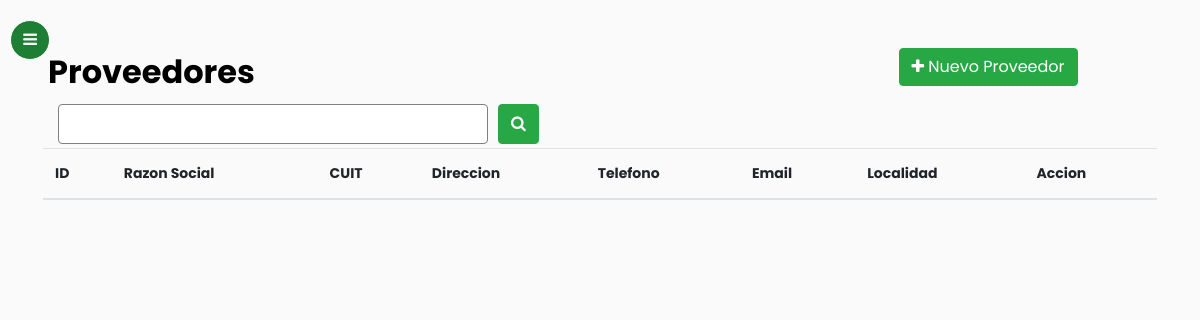
The app's page /proveedores/ (signed in), older data.
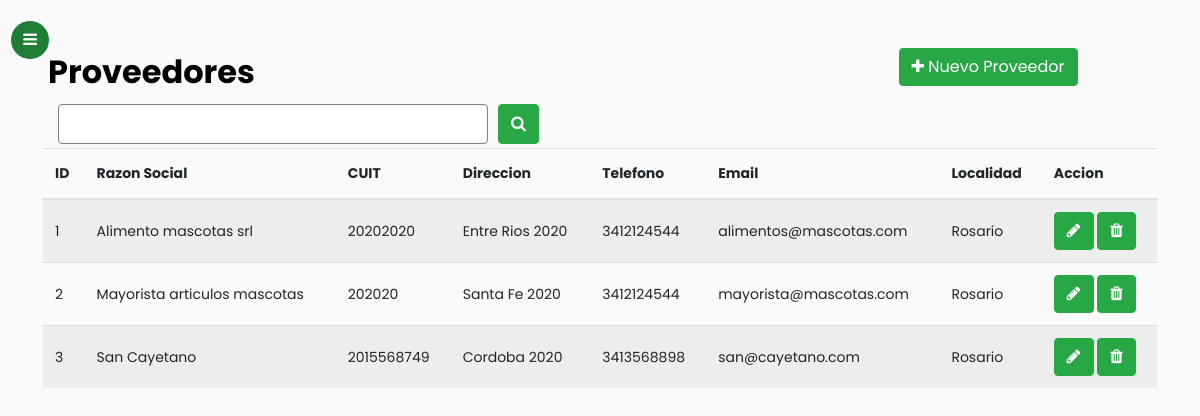
The same page, newer data.
### gestionStock/models.py (models this page shows, shortened)
class Proveedores(models.Model):
    razon_social = models.TextField(max_length = 30)
    cuit = models.TextField(max_length = 30)
    direccion = models.TextField(max_length = 30, blank = True, default = "")
    telefono = models.TextField(max_length = 30, blank = True, default = "")
    email = models.EmailField(blank = True, default = "")
    localidad = models.ForeignKey(Localidades, on_delete = models.CASCADE, null= True)
    class Meta:
        verbose_name_plural = "Proveedores"

class Localidades(models.Model):
    nombre = models.TextField(max_length = 30)
    provincia = models.ForeignKey(Provincias, on_delete = models.CASCADE)
    cod_postal = models.TextField(max_length = 30, null = True)
    class Meta:
        verbose_name_plural = "Localidades"
    def __str__(self):
        return self.nombre

### gestionStock/views.py (the view)
# urls.py: path('proveedores/', login_required(views.ProveedoresList.as_view()), name="proveedor_list"),
class ProveedoresList(ListView):
    model = Proveedores
    queryset = model.objects.all()
    context_object_name = "proveedores"
    template_name = "proveedores.html"
    paginate_by = 20
    def get_queryset(self): # new
        query = self.request.GET.get('buscar')
        if query:
            object_list = Proveedores.objects.filter(
                Q(razon_social__icontains=query) | Q(cuit__icontains=query)
            )
        else:
            object_list = Proveedores.objects.all()
        return object_list

### gestionStock/templates/proveedores.html (shortened to what this page needs)
{% extends "base.html" %}
{% load static %}
{% block content %}
<div class="container-lg">
            <div class="table-title">
                <div class="row">
                    <div class="col-sm-9"><h2><b>Proveedores</b></h2></div>
                    <div class="col-sm-3">
                       <a href="{% url 'proveedor_create' %}"><button type="button" class="btn btn-success add-new"><i class="fa fa-plus"></i> Nuevo Proveedor</button></a>
                    </div>
                </div>
            </div>
            <form method="GET">
                <div class="input-group">
                    <div class="form-row col-md-5">
                      <input id="search-focus col-sm-9" type="search" id="form" class="form-control" name="buscar" />
                    </div>
                    <button type="submit" class="btn btn-success">
                      <i class="fa fa-search"></i>
                    </button>
                  </div>
            </form>
            <div class="form-row">
            <table class="table table-striped  mt-1">
                <thead>
                    <tr>
                        <th class="align-middle">ID</th>
                        <th class="align-middle">Razon Social</th>
                        <th class="align-middle">CUIT</th>
                        <th class="align-middle">Direccion</th>
                        <th class="align-middle">Telefono</th>
                        <th class="align-middle">Email</th>
                        <th class="align-middle">Localidad</th>
                        <th class="align-middle">Accion</th>
                    </tr>
                </thead>
                <tbody>
                    {% for proveedor in proveedores %}
                    <tr>
                        <td class="align-middle">{{proveedor.id}}</td>
                        <td class="align-middle">{{proveedor.razon_social}}</td>
                        <td class="align-middle">{{proveedor.cuit}}</td>
                        <td class="align-middle">{{proveedor.direccion}}</td>
                        <td class="align-middle">{{proveedor.telefono}}</td>
                        <td class="align-middle">{{proveedor.email}}</td>
                        <td class="align-middle">{{proveedor.localidad}}</td>
                        <td class="align-middle">
                            <a href="{% url 'proveedor_update' proveedor.id %}"><button type="button" class="btn btn-success add-new btn-xs"><i class="fa fa-pencil fa-xs" aria-hidden="true"></i></button></a>
                            <a href="{% url 'proveedor_delete' proveedor.id %}"><button type="button" class="btn btn-success add-new btn-xs"><i class="fa fa-trash fa-xs" aria-hidden="true"></i></button></a>
                        </td>
                    </tr>
                    {% endfor %}
                </tbody>
            </table>
</div>
{% endblock %}

### gestionStock/templates/base.html (shortened to what this page needs)
<!doctype html>
<html lang="en-us">
  <head>
	{% load static %}
	<link rel="stylesheet" href="https://stackpath.bootstrapcdn.com/font-awesome/4.7.0/css/font-awesome.min.css">
	<link href="{% static 'css/bootstrap.min.css' %}" rel="stylesheet">
	<link rel="stylesheet" href="{% static 'css/style.css' %}">
  </head>
  <body>
		<div class="wrapper d-flex align-items-stretch">
			<nav id="sidebar" class="active bg-success pb-5 position-fixed" style="height: 100%;">
				<div class="custom-menu">
					<button type="button" id="sidebarCollapse" class="btn btn-success active border-white" onclick="devolver()">
	          			<i class="fa fa-bars border-white"></i>
	        		</button>
        		</div>
    		</nav>
			<div id="content" class="p-4 p-md-5 pt-5">
			{% block content %}
			{% endblock %}
		</div>
		</div>
  	</body>
</html>

### gestionStock/templates/proveedores.html (style rules this page uses)
.form-control { border: 1px; border-color: gray; border-style: solid; }
.form-control::placeholder { color: grey; }

Row changes from the older to the newer data that the page shows:
added Proveedores: id "1", razon_social "Alimento mascotas srl", cuit "20202020", direccion "Entre Rios 2020", telefono "3412124544", email "alimentos@mascotas.com", localidad "Rosario"
added Proveedores: id "2", razon_social "Mayorista articulos mascotas", cuit "202020", direccion "Santa Fe 2020", telefono "3412124544", email "mayorista@mascotas.com", localidad "Rosario"
added Proveedores: id "3", razon_social "San Cayetano", cuit "2015568749", direccion "Cordoba 2020", telefono "3413568898", email "san@cayetano.com", localidad "Rosario"
